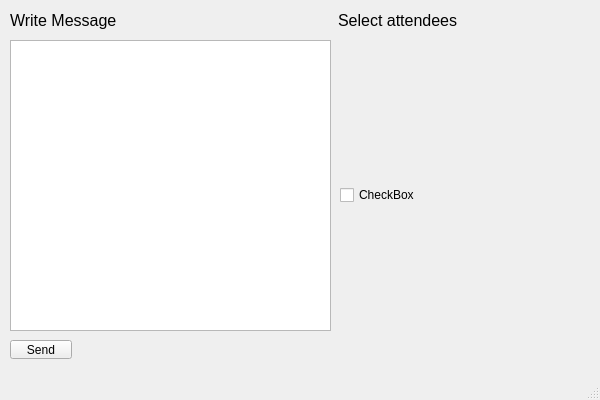
<?xml version="1.0" encoding="UTF-8"?>
<ui version="4.0">
 <class>ChatWindow</class>
 <widget class="QMainWindow" name="ChatWindow">
  <property name="enabled">
   <bool>true</bool>
  </property>
  <property name="geometry">
   <rect>
    <x>0</x>
    <y>0</y>
    <width>600</width>
    <height>400</height>
   </rect>
  </property>
  <property name="sizePolicy">
   <sizepolicy hsizetype="Fixed" vsizetype="Fixed">
    <horstretch>0</horstretch>
    <verstretch>0</verstretch>
   </sizepolicy>
  </property>
  <property name="minimumSize">
   <size>
    <width>600</width>
    <height>400</height>
   </size>
  </property>
  <property name="maximumSize">
   <size>
    <width>600</width>
    <height>400</height>
   </size>
  </property>
  <property name="windowTitle">
   <string>Chatroom</string>
  </property>
  <widget class="QWidget" name="centralwidget">
   <property name="sizePolicy">
    <sizepolicy hsizetype="Fixed" vsizetype="Fixed">
     <horstretch>0</horstretch>
     <verstretch>0</verstretch>
    </sizepolicy>
   </property>
   <widget class="QPlainTextEdit" name="textMessage">
    <property name="geometry">
     <rect>
      <x>10</x>
      <y>40</y>
      <width>321</width>
      <height>291</height>
     </rect>
    </property>
   </widget>
   <widget class="QWidget" name="verticalLayoutWidget">
    <property name="geometry">
     <rect>
      <x>340</x>
      <y>40</y>
      <width>251</width>
      <height>311</height>
     </rect>
    </property>
    <layout class="QVBoxLayout" name="verticalLayout">
     <property name="sizeConstraint">
      <enum>QLayout::SetDefaultConstraint</enum>
     </property>
     <item>
      <widget class="QCheckBox" name="checkBox">
       <property name="text">
        <string>CheckBox</string>
       </property>
      </widget>
     </item>
    </layout>
   </widget>
   <widget class="QPushButton" name="sendButton">
    <property name="geometry">
     <rect>
      <x>10</x>
      <y>340</y>
      <width>62</width>
      <height>19</height>
     </rect>
    </property>
    <property name="text">
     <string>Send</string>
    </property>
   </widget>
   <widget class="QLabel" name="selectAttendees">
    <property name="geometry">
     <rect>
      <x>338</x>
      <y>10</y>
      <width>251</width>
      <height>20</height>
     </rect>
    </property>
    <property name="font">
     <font>
      <pointsize>12</pointsize>
     </font>
    </property>
    <property name="text">
     <string>Select attendees</string>
    </property>
    <property name="alignment">
     <set>Qt::AlignLeading|Qt::AlignLeft|Qt::AlignVCenter</set>
    </property>
   </widget>
   <widget class="QLabel" name="writeMessage">
    <property name="geometry">
     <rect>
      <x>10</x>
      <y>10</y>
      <width>251</width>
      <height>20</height>
     </rect>
    </property>
    <property name="font">
     <font>
      <pointsize>12</pointsize>
     </font>
    </property>
    <property name="text">
     <string>Write Message</string>
    </property>
    <property name="alignment">
     <set>Qt::AlignLeading|Qt::AlignLeft|Qt::AlignVCenter</set>
    </property>
   </widget>
  </widget>
  <widget class="QMenuBar" name="menubar">
   <property name="geometry">
    <rect>
     <x>0</x>
     <y>0</y>
     <width>600</width>
     <height>20</height>
    </rect>
   </property>
  </widget>
  <widget class="QStatusBar" name="statusbar"/>
  <action name="actionExit">
   <property name="text">
    <string>Exit</string>
   </property>
  </action>
 </widget>
 <resources/>
 <connections/>
</ui>
